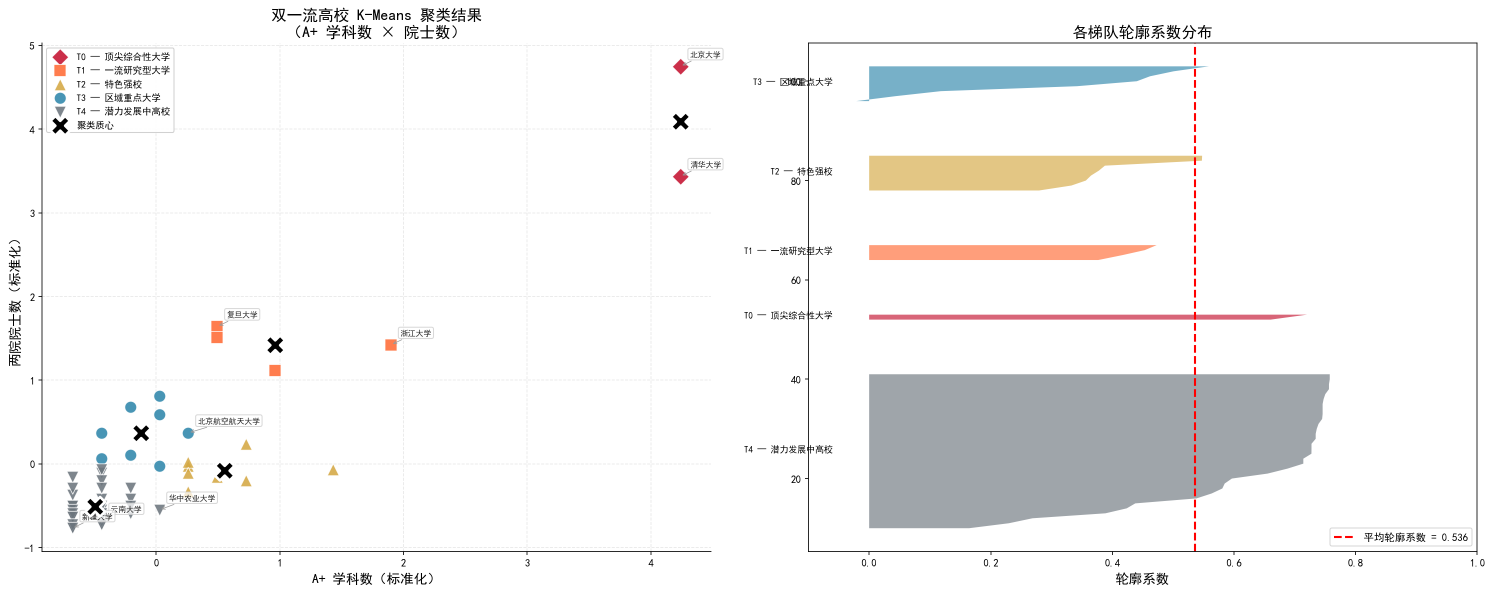
#> input picture 双一流高校_KMeans聚类_A加学科_院士.png, 2985 x 1184 px (shown at 1/2 size)
$ python -i features.py   (imports and definitions only)   (older library calls are emulated)
#> lines starting #> are read from the running program, lines starting #| are printed output that depends on the picture; after the words box and inside, x2 and y2 are one past the last pixel; in counts of white or black regions, pixels touching at a corner belong together
# -*- coding: utf-8 -*-
"""图像快速特征：解码、尺寸、纯色/空白、模糊、边缘、色彩数、二维码。"""

import os

import numpy as np
from PIL import Image, ImageFile

from . import config

ImageFile.LOAD_TRUNCATED_IMAGES = True


def decode(path):
    """返回 (ok, img, error)。ok=False 表示无法解码（规则4：损坏/加载失败）。"""
    try:
        img = Image.open(path)
        img.load()
        return True, img, None
    except Exception as e:
        return False, None, str(e)


def quick_stats(img):
    """灰度统计：亮度均值/标准差、边缘密度、量化色彩数、均匀像素占比。"""
    # 先缩放到最大边 512，降低内存与耗时，统计结果基本不变
    scale = 512.0 / max(img.size)
    small_img = img.resize((max(1, int(img.width * scale)), max(1, int(img.height * scale))), Image.BILINEAR) if scale < 1 else img
    g = np.asarray(small_img.convert("L"), dtype=np.float32)
    if g.size == 0:
        return {"error": "empty image"}
    mean = float(g.mean())
    std = float(g.std())
    gy, gx = np.gradient(g)
    edge = float(np.sqrt(gx ** 2 + gy ** 2).mean())
    small = small_img.convert("RGB").resize((32, 32))
    try:
        ncolors = len(small.quantize(colors=16).getcolors(1024) or [])
    except Exception:
        ncolors = 16
    uniform_pct = float((np.abs(g - mean) < 6).mean())
    return {
        "lum_mean": round(mean, 2),
        "lum_std": round(std, 2),
        "edge_mean": round(edge, 3),
        "ncolors16": ncolors,
        "uniform_pct": round(uniform_pct, 4),
    }


def blur_score(img):
    """拉普拉斯方差：值越小越模糊。依赖 OpenCV，失败返回 None。"""
    try:
        import cv2

        scale = 512.0 / max(img.size)
        small = img.resize((max(1, int(img.width * scale)), max(1, int(img.height * scale))), Image.BILINEAR) if scale < 1 else img
        arr = np.asarray(small.convert("RGB"))
        gray = cv2.cvtColor(arr, cv2.COLOR_RGB2GRAY)
        lap = cv2.Laplacian(gray, cv2.CV_64F)
        return float(lap.var())
    except Exception:
        return None


def detect_qr(img):
    """本地二维码检测（OpenCV）。返回检测到的文本列表。"""
    try:
        import cv2

        scale = 1024.0 / max(img.size)
        small = img.resize((max(1, int(img.width * scale)), max(1, int(img.height * scale))), Image.BILINEAR) if scale < 1 else img
        arr = np.asarray(small.convert("RGB"))
        gray = cv2.cvtColor(arr, cv2.COLOR_RGB2GRAY)
        det = cv2.QRCodeDetector()
        data, points, _ = det.detectAndDecode(gray)
        return [data] if data else []
    except Exception:
        return []


def watermark_cv_scores(img):
    """半透明水印 + 图形水印启发式（移植自 watermark_detector.py）。
    返回 (transparent_score, logo_score)，失败返回 (None, None)。"""
    try:
        import cv2

        arr = np.asarray(img.convert("RGB"))
        bgr = cv2.cvtColor(arr, cv2.COLOR_RGB2BGR)
        gray = cv2.cvtColor(bgr, cv2.COLOR_BGR2GRAY)
        h, w = gray.shape
        if h < 40 or w < 40:
            return None, None

        # 半透明水印：高亮区域边缘密度 + 低对比度区域占比
        _, bright = cv2.threshold(gray, 210, 255, cv2.THRESH_BINARY)
        bright_edges = cv2.Canny(bright, 50, 150)
        ber = np.count_nonzero(bright_edges) / (h * w)
        gray_f = np.float32(gray)
        msq = cv2.blur(gray_f ** 2, (21, 21))
        mn = cv2.blur(gray_f, (21, 21))
        local_std = np.sqrt(np.maximum(msq - mn ** 2, 0))
        low_std_ratio = np.count_nonzero(local_std < 3.0) / (h * w)
        ts = 0.5 * (ber > 0.015) + 0.3 * (low_std_ratio > 0.5)

        # 图形水印启发式：局部边缘密度峰值
        edges = cv2.Canny(gray, 50, 150)
        edge_ratio = np.count_nonzero(edges) / (h * w)
        block_h, block_w = h // 4, w // 4
        max_local = 0.0
        susp = 0
        for y in range(0, h - block_h, block_h // 2):
            for x in range(0, w - block_w, block_w // 2):
                block = edges[y:y + block_h, x:x + block_w]
                lr = np.count_nonzero(block) / (block_h * block_w)
                max_local = max(max_local, lr)
                if lr > edge_ratio * 3 and lr > 0.05:
                    susp += 1
        lap = float(cv2.Laplacian(gray, cv2.CV_64F).var())
        ls = 0.0
        if max_local > 0.15:
            ls += 0.3
        if susp >= 3:
            ls += 0.3
        if lap > 500:
            ls += 0.2
        if edge_ratio > 0.08:
            ls += 0.2
        return round(ts, 3), round(ls, 3)
    except Exception:
        return None, None


def collect_features(path):
    """一次性取回该文件的全部快检特征（未做 OCR）。"""
#> called with path = '../双一流高校_KMeans聚类_A加学科_院士.png'
    feats = {
        "path": path,
        "filename": os.path.basename(path),
        "bytes": os.path.getsize(path) if os.path.exists(path) else 0,
    }
    ok, img, err = decode(path)
#> in decode, img is the input picture: PIL image 2985x1184 RGBA; mean R, G, B, A 243.9, 243.4, 243.2, 255
#> ok = True
    feats["ok"] = ok
    feats["error"] = err
    if not ok:
        return feats
    feats["w"], feats["h"] = img.size
    feats["stats"] = quick_stats(img)
#> in quick_stats, `mean = float(g.mean())`: mean = 243.5
#> in quick_stats, `std = float(g.std())`: std = 28.59
#> in quick_stats, `gy, gx = np.gradient(g)`:
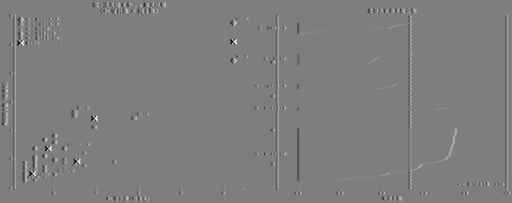
#> gx: shape (203, 512) float32; min -123, max 125, mean 0; drawn with min black and max white
#> in quick_stats, `edge = float(np.sqrt(gx ** 2 + gy ** 2).mean())`: edge = 4.11
#> in quick_stats, `small = small_img.convert("RGB").resize((32, 32))`:
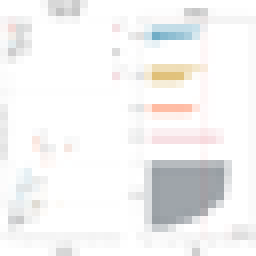
#> small: PIL image 32x32 RGB (shown 8 times larger); mean R, G, B 243.6, 243.1, 242.9
#> in quick_stats, `ncolors = len(small.quantize(colors=16).getcolors(1024) or [])`: ncolors = 16
#> in quick_stats, `uniform_pct = float((np.abs(g - mean) < 6).mean())`: uniform_pct = 0.0201
    feats["blur_var"] = blur_score(img)
    feats["transparent_score"], feats["logo_score"] = watermark_cv_scores(img)
#> in watermark_cv_scores, `_, bright = cv2.threshold(gray, 210, 255, cv2.THRESH_BINARY)`:
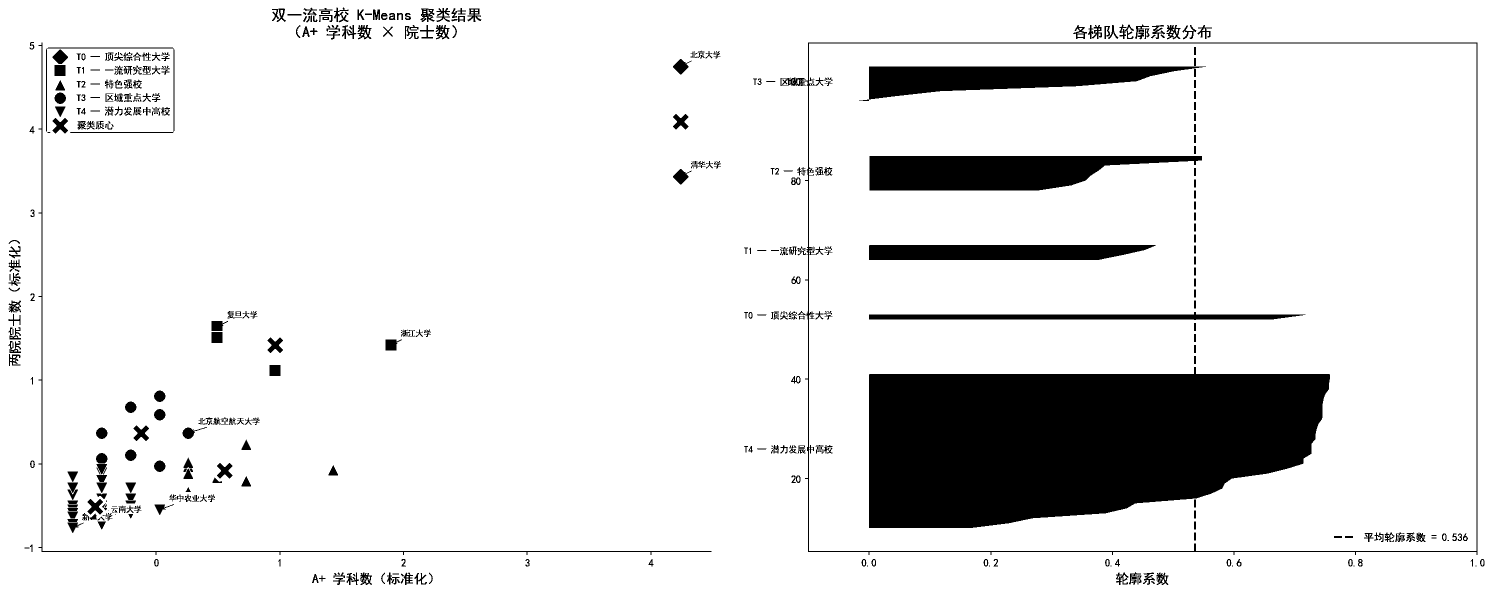
#> bright: shape (1184, 2985) (shown at 1/2 size); 89% white; 447 black regions (58 under 20 px), largest, box (x1, y1, x2, y2) and area: (1738, 734, 2660, 1056) 238760, (1739, 312, 2404, 381) 33107, (1718, 133, 2412, 202) 26161
#> in watermark_cv_scores, `bright_edges = cv2.Canny(bright, 50, 150)`: bright_edges: shape (1184, 2985); 1.2% white in thin lines or dots
#> in watermark_cv_scores, `ber = np.count_nonzero(bright_edges) / (h * w)`: ber = 0.0116
#> in watermark_cv_scores, `local_std = np.sqrt(np.maximum(msq - mn ** 2, 0))`:
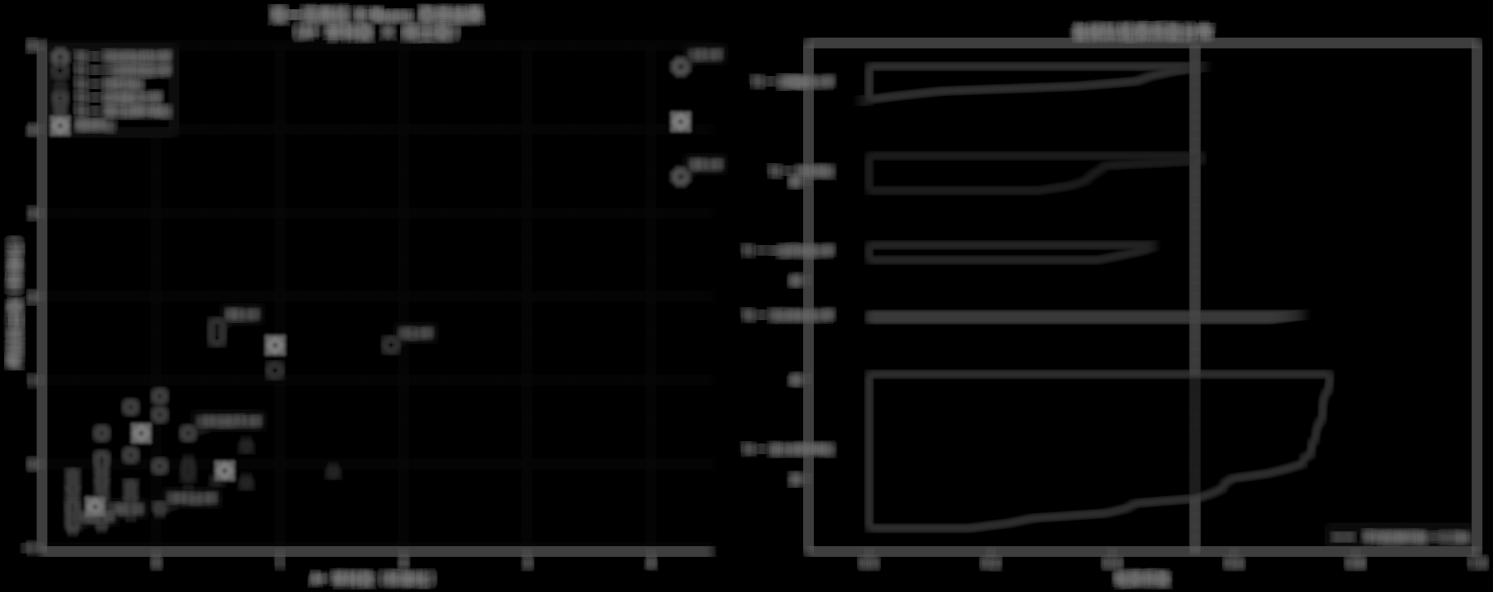
#> local_std: shape (1184, 2985) float32 (shown at 1/2 size); min 0, max 123.6, mean 9.2
#> in watermark_cv_scores, `low_std_ratio = np.count_nonzero(local_std < 3.0) / (h * w)`: low_std_ratio = 0.758
#> in watermark_cv_scores, `ts = 0.5 * (ber > 0.015) + 0.3 * (low_std_ratio > 0.5)`: ts = 0.3
#> in watermark_cv_scores, `edges = cv2.Canny(gray, 50, 150)`:
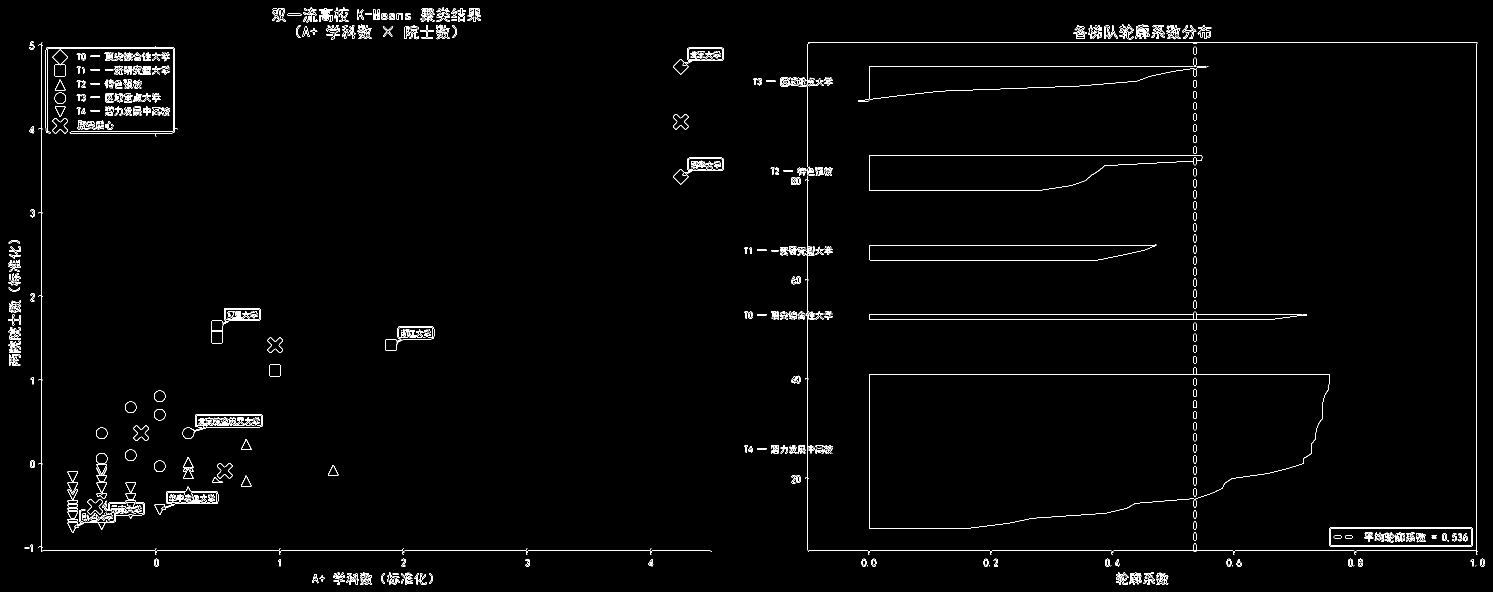
#> edges: shape (1184, 2985) (shown at 1/2 size); 1.5% white in thin lines or dots
#> in watermark_cv_scores, `edge_ratio = np.count_nonzero(edges) / (h * w)`: edge_ratio = 0.015
#> after the loop in watermark_cv_scores, `for y in range(0, h - block_h, block_h // 2):`:
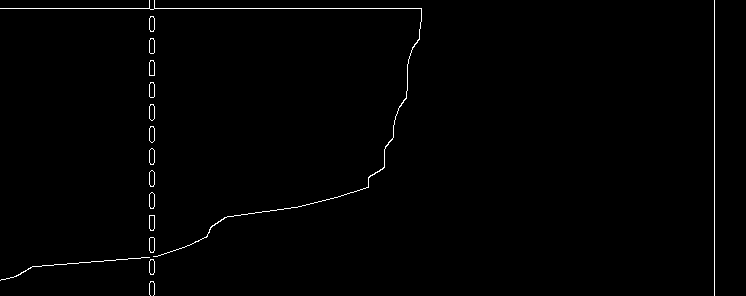
#> block: shape (296, 746); 0.82% white in thin lines or dots
#> after the loop in watermark_cv_scores, `for y in range(0, h - block_h, block_h // 2):`: susp = 0
#> in watermark_cv_scores, `lap = float(cv2.Laplacian(gray, cv2.CV_64F).var())`: lap = 1413.9
    if config.ENABLE_QR_DETECT:
        feats["qr_texts"] = detect_qr(img)
#> in detect_qr, `gray = cv2.cvtColor(arr, cv2.COLOR_RGB2GRAY)`:
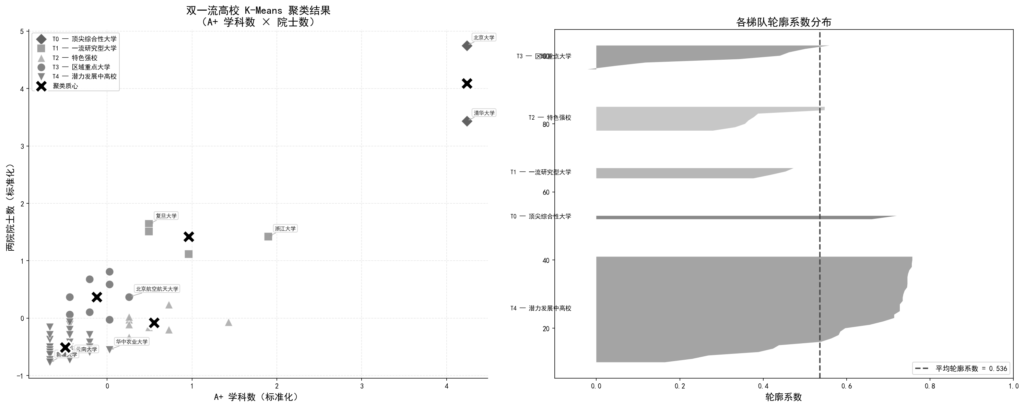
#> gray: shape (406, 1024); min 0, max 255, mean 243.5
#> in detect_qr, `data, points, _ = det.detectAndDecode(gray)`: data = ''
    else:
        feats["qr_texts"] = []
    return feats

>>> result = collect_features('../双一流高校_KMeans聚类_A加学科_院士.png')
#> result = 12 items
